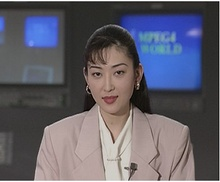
%> input picture Final Project/Resources/Akiyo.jpg, 220 x 182 px, shrunk from 353 x 292 before the run
$ octave main.m   (GNU Octave 9; MATLAB toolbox functions it lacks are replaced by stand-ins)
%> lines starting %> are read from the running program, lines starting %| are printed output that depends on the picture; in (x1, y1, x2, y2) boxes, pixels count from 0 and x2, y2 are one past the last pixel; in counts of white or black regions, pixels touching at a corner belong together; the program's own positions count from 1
### Final Project/RGBToYUV.m
% Jonathon Pearson
% Final Project

function [yuvIm] = RGBToYUV(rgbIm)
    yuvIm = double(rgbIm);

    [M, N, C] = size(rgbIm);
   for m = 1 : M
       for n = 1 : N
           p = yuvIm(m, n, :);
           yuvIm(m, n, 1) = 0.299*p(1) +  0.587*p(2) + 0.114*p(3);
           yuvIm(m, n, 2) = -0.14713*p(1) -0.28886*p(2) + 0.436*p(3);
           yuvIm(m, n, 3) = 0.615*p(1) -0.51499*p(2) + -0.10001*p(3);
       end
   end
end

### Final Project/CallEdgeExtraction.m
% Jonathon Pearson
% Final Project

function [edges] = CallEdgeExtraction(Im)

    % filter templates
    HOE = imfilter(double(Im), [1 2 1; 0 0 0; -1 -2 -1], 'symmetric');
    VOE = imfilter(double(Im), [1 0 -1; 2 0 -2; 1 0 -1], 'symmetric');
    NOE = imfilter(double(Im), [2 1 0; 1 0 -1; 0 -1 -2], 'symmetric');
    SOE = imfilter(double(Im), [0 1 2; -1 0 1; -2 -1 0], 'symmetric');

    MOE = max(abs(HOE), abs(VOE));
    MOE = max(MOE, abs(NOE));
    MOE = max(MOE, abs(SOE));

    % Get the threshold
    T = CallFastEntropicThresholding(MOE);

    disp('T:');
    disp(T);
    % [5 lines of commented-out code are left out]

    edges = zeros(size(MOE));

    edges(MOE >= T) = 1;

    edges = logical(edges);
end

### Final Project/CallFastEntropicThresholding.m
% Jonathon Pearson
% Final Project

function [threshold] = CallFastEntropicThresholding(Im)


    % Get local average of pixels defined as G
    G = imfilter(Im, [0 .25 0; .25 0 .25; 0 .25 0], 'symmetric') + .25;

    fHist = CalHist(Im, false);

    % We're going to start by finding our minimum possible threshold
    threshold = int16(0);

    % Now lets get the pixel cound
    f = fHist(threshold + 1);
    % Find the probabilty that these are edge pixels
    pe = f/sum(fHist(threshold + 1: end), 'all');


    % Get our initial entropy
    hn = 0;
    he = - pe*log(pe);

    for i=threshold +2:numel(fHist)
        f = fHist(i);
        if f
            pe = f/sum(fHist(threshold + 1: end), 'all');
            he = he - pe*log(pe);
        end
    end

    disp('min threshold:');
    disp(threshold);

    disp('max threshold:');
    disp(numel(fHist));

    % Calculate our entropy for each threshold
    hT = hn + he;
    p0p = fHist(threshold + 2);
    p1p = sum(fHist(threshold + 2:end), 'all');
    for t=threshold + 1:numel(fHist) - 2
        ftp = fHist(t + 2);
        if ftp
            p0 = p0p;
            p1 = p1p;
            p0p = sum(fHist(1 : t), 'all');
            p1p = sum(fHist(t + 1 : end), 'all');

            hn = (p0/p0p)*hn-((ftp/p0p)*log(ftp/p0p))-((p0/p0p)*log(p0/p0p));

            he = (p1/p1p)*he+((ftp/p1p)*log(ftp/p1p))-((p1/p1p)*log(p1/p1p));

            ht = hn + he;

            % If the entropy is greater for this threshold, let's use it.
            if ht > hT
                hT = ht;
                threshold = t;
            end

        end
    end
end

### Final Project/CalHist.m
% Jonathon Pearson
% Assignment 5

function [histogram] = CalHist(inputIm, normalized)
    maxVal = max(inputIm, [], 'all');
    histogram = zeros(1, int16(maxVal) + 1);
    for i = 1 : numel(inputIm)
        histogram(int16(inputIm(i)) + 1) = histogram(int16(inputIm(i)) + 1) + 1;
    end

    if normalized
        histogram = histogram/double(numel(inputIm));
    end
end

### Final Project/CallColorEdgeExtraction.m

% Jonathon Pearson
% Final Project

function [edges] = CallColorEdgeExtraction(yuvIm)
    % filter templates
    avgFilt = [1 2 1; 2 4 2; 1 2 1]/16;
    % Call edge extraction on each of the color channels
    % We will call an averaging filter on the U and V channels because the
    % because the thresholding is picking up too much noise in these
    % channels.  In many cases these channels have half the resolution than
    % the Y channel.  This low-pass is similar to that.
    edges = CallEdgeExtraction(yuvIm(:, :, 1)) | CallEdgeExtraction(imfilter(yuvIm(:, :, 2), avgFilt)) | CallEdgeExtraction(imfilter(yuvIm(:, :, 3),avgFilt));
end

### Final Project/GetSeeds.m
% Jonathon Pearson
% Final Project

function [seeds] = GetSeeds(Im, LabeledEdges, DT, CT)

    % get the centroids for all the regions
    centrds = zeros(max(LabeledEdges, [], 'all'), 2);
    for i=1:max(LabeledEdges, [], 'all')
        [x y] = find(LabeledEdges == i);
        avgx = sum(x, 'all')/numel(x);
        avgy = sum(y, 'all')/numel(y);

        centrds(i, :) = [avgx avgy];
    end

    centrds = int16(centrds);

    % Get the distance of each centroid from all the others
    w = pdist(centrds);

    % Put it into a squareform to make it easer to get the weights
    weights = squareform(w);

    % We are going to get the values we need to turn each centroid into a
    % node in a graph with waited edges.  That way we can generate a
    % Minimum Spanning Tree
    s = uint16(zeros(numel(w), 1));
    t = uint16(zeros(numel(w), 1));

    [M N] = size(weights);

    % Get the nodes and edges for the graph
    i = 1;
    for m = 1 : M
        for n = m + 1 : N
            s(i) = m;
            t(i) = n;
            w(i) = weights(m, n);
            i = i + 1;
        end
    end

    % Create the graph
    G = graph(s, t, w);

    % Create the minimum spanning tree based on the weighted graph
    mst = minspantree(G,'Method','sparse');

    disp(mst);

    % Get the Seeds
    seeds = zeros(size(LabeledEdges));

    for e = 1 : size(mst.Edges, 1)
        % Get the average of the centroids between two adjacent regions
        cntrd1 = centrds(mst.Edges(e, 1).(1)(1), :);
        cntrd2 = centrds(mst.Edges(e, 1).(1)(2), :);

        cntrd = (cntrd1 + cntrd2)/2;
        % If two regions are close to eachother in the matrix and close in color, combine the seeds
        [X, Y] = find(seeds(max(1,cntrd(1) - DT) : min(cntrd(1) + DT, end), max(1, cntrd(2) - DT) : min(cntrd(2) + DT, end)));

        % check the colorspace difference.  If it's withing the threshold
        % DC average the centroids.
        total = 1;
        p = double(Im(cntrd(1), cntrd(2), :));
        for i = 1 : numel(X)
            % Get the pixel from the original image
            p2 = double(Im(X(i), Y(i), :));
            if sqrt((p(1) - p2(1))^2 + (p(2) - p2(2))^2 + (p(3) - p2(3))^2) >= CT
                % remove the old seed
                seeds(X(i), Y(i)) = 0;
                % add the old x and y value to the new seed location
                cntrd = [(X(i) + cntrd(1)) (Y(i) + cntrd(2))];
                % increment our total to help us calculate the average
                total = total + 1;
            end
        end
        cntrd = uint16(cntrd/total);

        % mark the new seed
        seeds(cntrd(1), cntrd(2)) = 1;
    end
end

### Final Project/main.m
% Jonathon Pearson
% Final Project


% Let's get our images


akiyoIm = imread('Resources/Akiyo.jpg');
%> akiyoIm is the input picture: size 182x220x3 uint8; mean R, G, B 96.2, 94.5, 105.8
foremanIm = imread('Resources/Foreman.jpg');
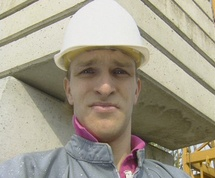
%> input picture Final Project/Resources/Foreman.jpg, 215 x 178 px, shrunk from 345 x 285 before the run
%> foremanIm is the input picture: size 178x215x3 uint8; mean R, G, B 161.6, 155.1, 137.5

% display images
figure();

%display akiyoIm
subplot(1,2,1);
imshow(akiyoIm);
title('Akiyo');

%display foremanIm
subplot(1,2,2);
imshow(foremanIm);
title('Foreman');


% Convert to YUV
yuvAkiyoIm = RGBToYUV(akiyoIm);
%> after the loop in RGBToYUV, `for m = 1 : M`:
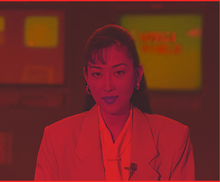
%> yuvIm: size 182x220x3 double; mean R, G, B 96.3, 4.7, -0.1; drawn with min black and max white
yuvForemanIm = RGBToYUV(foremanIm);
%> after the loop in RGBToYUV (call 2), `for m = 1 : M`:
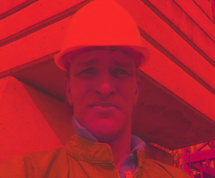
%> yuvIm: size 178x215x3 double; mean R, G, B 155, -8.6, 5.8; drawn with min black and max white

% get edges
akiyoImEdges = CallColorEdgeExtraction(yuvAkiyoIm);
%> in CallFastEntropicThresholding, `G = imfilter(Im, [0 .25 0; .25 0 .25; 0 .25 0], 'symmetric') + .25;`:
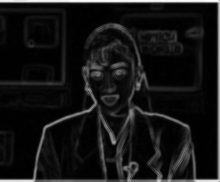
%> G: size 182x220 double; min 0.25, max 715.6, mean 61.2; drawn with min black and max white
%> in CalHist, `maxVal = max(inputIm, [], 'all');`: maxVal = 919.3
%> after the loop in CalHist, `for i = 1 : numel(inputIm)`: histogram = 920 values, max 2132 at index 5, min 0 at index 455, mean 43.52
%> in CallFastEntropicThresholding, `fHist = CalHist(Im, false);`: fHist has the same summary as histogram in CalHist
%> in CallFastEntropicThresholding, `f = fHist(threshold + 1);`: f = 141
%> in CallFastEntropicThresholding, `pe = f/sum(fHist(threshold + 1: end), 'all');`: pe = 0.00352
%> in CallFastEntropicThresholding, `he = - pe*log(pe);`: he = 0.0199
%> the loop in CallFastEntropicThresholding, `for i=threshold +2:numel(fHist)` made 919 passes
%> (f, pe, he) on passes 1 to 12: (436, 0.0109, 0.0691), (1182, 0.0295, 0.173), (1690, 0.0422, 0.307), (2132, 0.0532, 0.463), (1772, 0.0443, 0.601), (1887, 0.0471, 0.745), (1815, 0.0453, 0.885), (1466, 0.0366, 1.01), (1367, 0.0341, 1.12), (1104, 0.0276, 1.22), (967, 0.0242, 1.31), (864, 0.0216, 1.39)
%> after the loop in CallFastEntropicThresholding, `for i=threshold +2:numel(fHist)`: he = 4.74; pe = 2.5e-05
%| 920
%> in CallFastEntropicThresholding, `hT = hn + he;`: hT = 4.74
%> in CallFastEntropicThresholding, `p0p = fHist(threshold + 2);`: p0p = 436
%> in CallFastEntropicThresholding, `p1p = sum(fHist(threshold + 2:end), 'all');`: p1p = 39899
%> the loop in CallFastEntropicThresholding, `for t=threshold + 1:numel(fHist) - 2` made 918 passes
%> (ftp, p0, p1, p0p, p1p, hn, he, ht) on passes 5 to 16: (1887, 3449, 36591, 5581, 34459, 0.301, 4.55, 4.85), (1815, 5581, 34459, 7353, 32687, 0.783, 4.58, 5.37), (1466, 7353, 32687, 9240, 30800, 1.1, 4.66, 5.75), (1367, 9240, 30800, 11055, 28985, 1.33, 4.74, 6.07), (1104, 11055, 28985, 12521, 27519, 1.49, 4.81, 6.3), (967, 12521, 27519, 13888, 26152, 1.63, 4.88, 6.51), (864, 13888, 26152, 14992, 25048, 1.74, 4.94, 6.68), (717, 14992, 25048, 15959, 24081, 1.83, 4.99, 6.83), (619, 15959, 24081, 16823, 23217, 1.91, 5.04, 6.95), (608, 16823, 23217, 17540, 22500, 1.99, 5.07, 7.06), (592, 17540, 22500, 18159, 21881, 2.07, 5.09, 7.16), (505, 18159, 21881, 18767, 21273, 2.13, 5.12, 7.25)
%> (ftp, p0, p1, p0p, p1p, hn, he, ht) on passes 1 to 4: (1182, 436, 39899, 141, 39899, -21.31, 4.63, -16.68), (1690, 141, 39899, 577, 39463, -8.01, 4.54, -3.48), (2132, 577, 39463, 1759, 38281, -2.5, 4.48, 1.99), (1772, 1759, 38281, 3449, 36591, -0.587, 4.5, 3.91)
%| 222
%> in CallEdgeExtraction, `edges(MOE >= T) = 1;`:
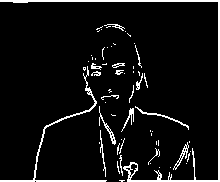
%> edges: size 182x220 double; values 0 (black) and 1 (white), 6.8% white; 61 white regions (43 under 20 px), largest, box (x1, y1, x2, y2) and area: (0, 0, 220, 182) 1189, (0, 66, 107, 182) 519, (135, 106, 189, 130) 113
%| 131
%| 12
%> in CallEdgeExtraction (call 2), `edges(MOE >= T) = 1;`: edges: size 182x220 double; values 0 (black) and 1 (white), 11.9% white; 15 white regions (10 under 20 px), largest, box (x1, y1, x2, y2) and area: (113, 11, 206, 96) 3508, (20, 12, 62, 52) 879, (0, 14, 8, 47) 212, (127, 50, 134, 72) 53, (53, 67, 55, 79) 23
%> in CallEdgeExtraction (call 3), `SOE = imfilter(double(Im), [0 1 2; -1 0 1; -2 -1 0], 'symmetric');`:
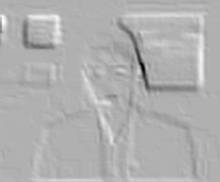
%> SOE: size 182x220 double; min -114.8, max 51.17, mean 0; drawn with min black and max white
%| 135
%| 15
%> in CallEdgeExtraction (call 3), `edges(MOE >= T) = 1;`: edges: size 182x220 double; values 0 (black) and 1 (white), 10.8% white; 41 white regions (26 under 20 px), largest, box (x1, y1, x2, y2) and area: (118, 12, 204, 93) 1900, (22, 14, 62, 50) 811, (82, 63, 117, 106) 329
%> in CallColorEdgeExtraction, `edges = CallEdgeExtraction(yuvIm(:, :, 1)) | CallEdgeExtraction(imfilt..`: edges: size 182x220 logical; 20.8% white; 52 white regions (34 under 20 px), largest, box (x1, y1, x2, y2) and area: (104, 11, 206, 96) 3727, (0, 0, 220, 182) 1284, (20, 12, 62, 52) 983
foremanImEdges = CallColorEdgeExtraction(yuvForemanIm);
%| 634
%| 173
%> in CallEdgeExtraction (call 4), `edges(MOE >= T) = 1;`: edges: size 178x215 double; values 0 (black) and 1 (white), 9.7% white in thin lines or dots
%> in CallEdgeExtraction (call 4), `edges = logical(edges);`: edges: size 178x215 logical; 9.7% white in thin lines or dots
%> in CallEdgeExtraction (call 5), `HOE = imfilter(double(Im), [1 2 1; 0 0 0; -1 -2 -1], 'symmetric');`:
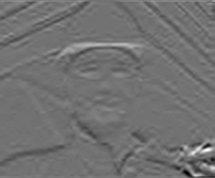
%> HOE: size 178x215 double; min -77.44, max 95.39, mean -0.3; drawn with min black and max white
%| 107
%| 105
%| 126
%| 28

% display images
figure();

%display akiyoImEdges
subplot(1,2,1);
imshow(akiyoImEdges, []);
title('Edges of Akiyo');

%display foremanImEdges
subplot(1,2,2);
imshow(foremanImEdges, []);
title('Edges of Foreman');


% Get the connected edges
akiyoImConnectedEdges = bwlabel(akiyoImEdges, 8);
foremanImConnectedEdges = bwlabel(foremanImEdges, 8);

% display images
figure();

%display akiyoImConnectedEdges
subplot(1,2,1);
imshow(akiyoImConnectedEdges, []);
title('Connected Edges of Akiyo');

%display foremanImConnectedEdges
subplot(1,2,2);
imshow(foremanImConnectedEdges, []);
title('Connected Edges of Foreman');

akiyoImSeeds = GetSeeds(yuvAkiyoIm, akiyoImConnectedEdges, 10, 3);
%> the loop in GetSeeds, `for i=1:max(LabeledEdges, [], 'all')` made 52 passes
%> the run ends on the next line
